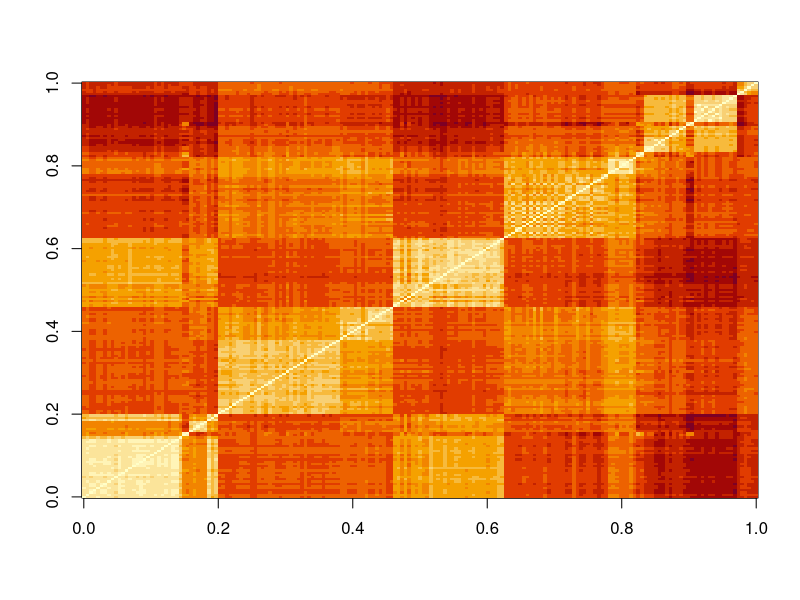

Source code (R):
library(dslabs)
data("tissue_gene_expression")

dim(tissue_gene_expression$x)

table(tissue_gene_expression$y)

d <- dist(tissue_gene_expression$x)


ind <- c(1, 2, 39, 40, 73, 74)
as.matrix(d)[ind,ind]

image(as.matrix(d))
